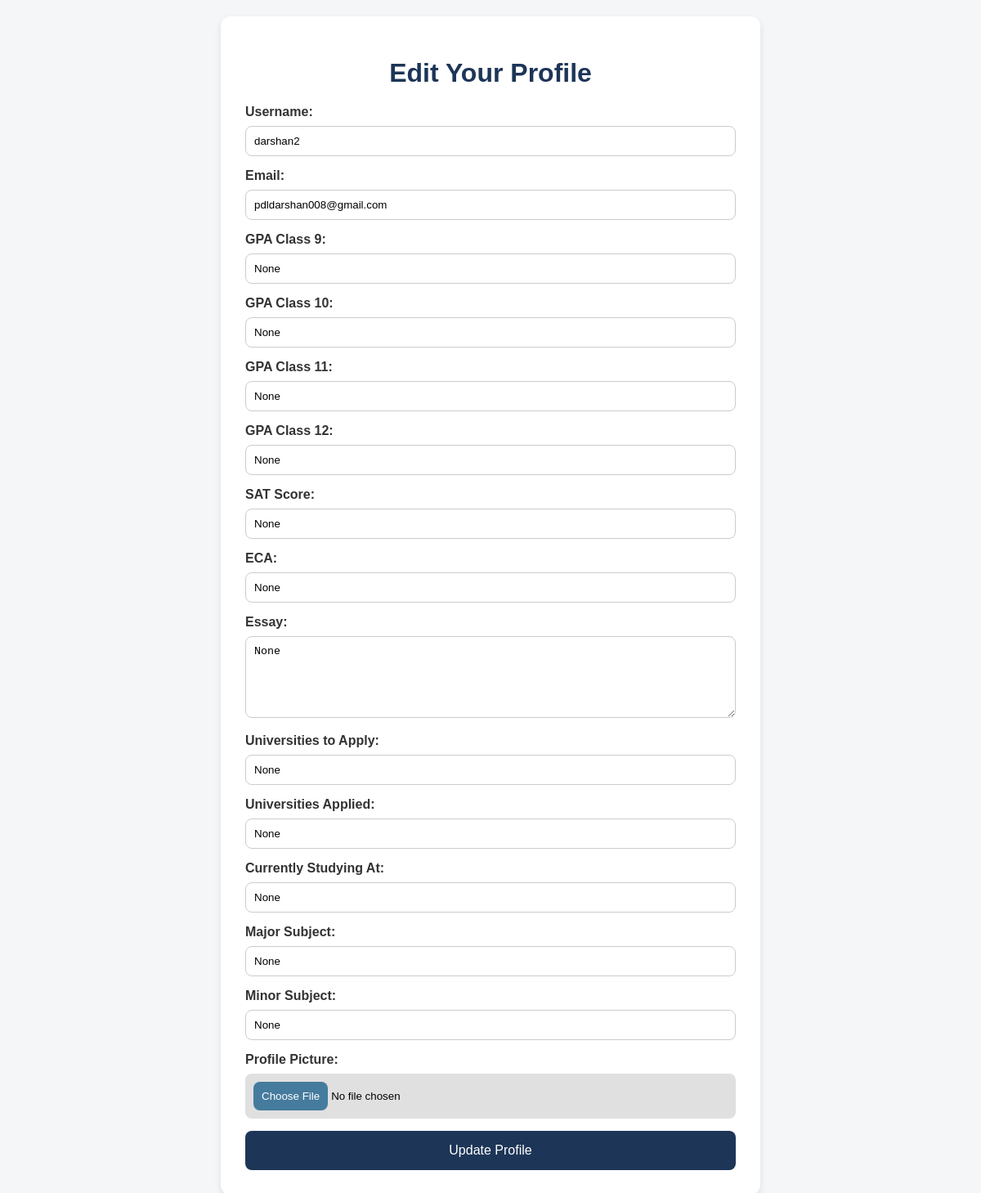
Screenshot of /edit_profile (signed in) with the database file from the repository.
### app.py (models this page shows, shortened)
class User(db.Model):
    id = db.Column(db.Integer, primary_key=True)
    username = db.Column(db.String(50), unique=True, nullable=False)
    email = db.Column(db.String(120), unique=True, nullable=False)
    profile_pic = db.Column(db.String(120), nullable=True)
    password_hash = db.Column(db.String(128))
    webinars = db.relationship('Webinar', backref='creator', lazy=True)
    gpa_class_9 = db.Column(db.String(5), nullable=True)
    gpa_class_10 = db.Column(db.String(5), nullable=True)
    gpa_class_11 = db.Column(db.String(5), nullable=True)
    gpa_class_12 = db.Column(db.String(5), nullable=True)
    sat_score = db.Column(db.String(10), nullable=True)
    gpa = db.Column(db.String(5), nullable=True)
    eca = db.Column(db.String(120), nullable=True)
    essay = db.Column(db.Text, nullable=True)
    universities_to_apply = db.Column(db.Text, nullable=True)  # Comma-separated list of universities
    universities_applied = db.Column(db.Text, nullable=True)   # Comma-separated list of universities
    universities_studying = db.Column(db.String(120), nullable=True)  # Currently studying at
    major_subject = db.Column(db.String(100), nullable=True)
    minor_subject = db.Column(db.String(100), nullable=True)
    stars_received = db.Column(db.Integer, default=0)
    friends = db.relationship(
        'User',
        secondary=friends,
        primaryjoin=(friends.c.user_id == id),
        secondaryjoin=(friends.c.friend_id == id),
        backref=db.backref('user_friends', lazy='dynamic'),
        lazy='dynamic'
    )

### app.py (the view, shortened to what this page needs)
@app.route('/edit_profile', methods=['GET', 'POST'])
def edit_profile():
    if 'username' in session:
        user = User.query.filter_by(username=session['username']).first()
        return render_template('edit_profile.html', user=user)
    return redirect(url_for('login'))

### app.py (called while the page is built)
def get_current_user():
    if 'username' in session:
        return User.query.filter_by(username=session['username']).first()
    return None

@app.before_request
def before_request():
    g.current_user = get_current_user()

### templates/edit_profile.html (shortened to what this page needs)
<!doctype html>
<html lang="en">
<head>
</head>
<body>
<div class="profile-container">
    <h1>Edit Your Profile</h1>
    <form method="POST" enctype="multipart/form-data">
        <label for="username">Username:</label>
        <input type="text" id="username" name="username" value="{{ user.username }}">
        <label for="email">Email:</label>
        <input type="email" id="email" name="email" value="{{ user.email }}">
        <label for="gpa_class_9">GPA Class 9:</label>
        <input type="text" id="gpa_class_9" name="gpa_class_9" value="{{ user.gpa_class_9 }}">
        <label for="gpa_class_10">GPA Class 10:</label>
        <input type="text" id="gpa_class_10" name="gpa_class_10" value="{{ user.gpa_class_10 }}">
        <label for="gpa_class_11">GPA Class 11:</label>
        <input type="text" id="gpa_class_11" name="gpa_class_11" value="{{ user.gpa_class_11 }}">
        <label for="gpa_class_12">GPA Class 12:</label>
        <input type="text" id="gpa_class_12" name="gpa_class_12" value="{{ user.gpa_class_12 }}">
        <label for="sat_score">SAT Score:</label>
        <input type="text" id="sat_score" name="sat_score" value="{{ user.sat_score }}">
        <label for="eca">ECA:</label>
        <input type="text" id="eca" name="eca" value="{{ user.eca }}">
        <label for="essay">Essay:</label>
        <textarea id="essay" name="essay">{{ user.essay }}</textarea>
        <label for="universities_to_apply">Universities to Apply:</label>
        <input type="text" id="universities_to_apply" name="universities_to_apply" value="{{ user.universities_to_apply }}">
        <label for="universities_applied">Universities Applied:</label>
        <input type="text" id="universities_applied" name="universities_applied" value="{{ user.universities_applied }}">
        <label for="universities_studying">Currently Studying At:</label>
        <input type="text" id="universities_studying" name="universities_studying" value="{{ user.universities_studying }}">
        <label for="major_subject">Major Subject:</label>
        <input type="text" id="major_subject" name="major_subject" value="{{ user.major_subject }}">
        <label for="minor_subject">Minor Subject:</label>
        <input type="text" id="minor_subject" name="minor_subject" value="{{ user.minor_subject }}">
        <label for="profile_pic">Profile Picture:</label>
        <input type="file" id="profile_pic" name="profile_pic">
        <button type="submit">Update Profile</button>
    </form>
</div>
</body>
</html>

### templates/edit_profile.html (style rules this page uses)
body { font-family: 'Arial', sans-serif; background-color: #f4f6f8; margin: 0; padding: 0; display: flex; justify-content: center; align-items: flex-start; height: 100vh; }
.profile-container { background-color: #fff; padding: 30px; border-radius: 12px; box-shadow: 0 4px 8px rgba(0, 0, 0, 0.1); max-width: 600px; width: 100%; margin: 20px; }
.profile-container h1 { text-align: center; color: #1d3557; margin-bottom: 20px; }
.profile-container label { font-weight: bold; color: #333; margin-bottom: 8px; display: block; }
.profile-container input[type="text"], .profile-container input[type="email"], .profile-container textarea, .profile-container input[type="file"] { width: 100%; padding: 10px; margin-bottom: 15px; border: 1px solid #ccc; border-radius: 8px; box-sizing: border-box; transition: border-color 0.2s ease; }
.profile-container textarea { resize: vertical; min-height: 100px; }
.profile-container button { width: 100%; background-color: #1d3557; color: white; padding: 15px; border: none; border-radius: 8px; cursor: pointer; font-size: 16px; transition: background-color 0.2s ease, transform 0.2s ease; }
.profile-container input[type="file"] { padding: 10px; border: none; background-color: #e0e0e0; border-radius: 8px; cursor: pointer; }
body { overflow-y: auto; }

### rows the page displays
User: username "darshan2", email "pdldarshan008@gmail.com", gpa_class_9 "None", gpa_class_10 "None", gpa_class_11 "None", gpa_class_12 "None", sat_score "None", eca "None", essay "None", universities_to_apply "None", universities_applied "None", universities_studying "None", major_subject "None", minor_subject "None"
